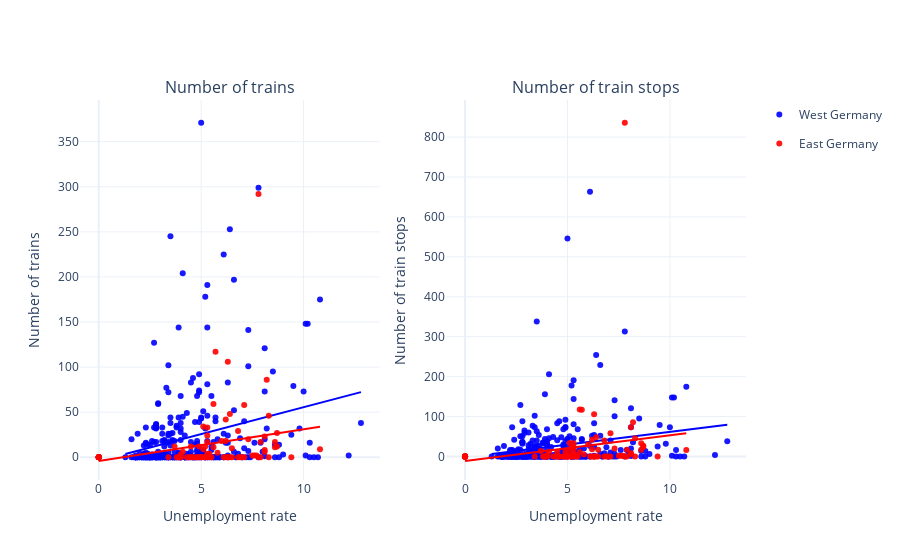

Notebook cell for this chart:
### Markdown cell above
The next pair of scatter plots contains the correlation of long distance train offer with the variable **unemployment rate**. The following question is to be answered: *Are counties with a high unemployment rate less well connected to long-distance rail service?*

### Code cell
# create subplot object
fig = make_subplots(rows = 1, 
                    cols=2,
                    column_titles=["Number of trains", "Number of train stops"])

# create left scatter plot (y = number of trains)
plotNumberOfTrains = px.scatter(regionalAnalysis,
                        x="countyUnemp",
                        y="numberOfTrains",
                        color="region",
                        hover_name="countyName",
                        color_discrete_map={"East Germany": "red", "West Germany": "blue"},
                        opacity=0.9,
                        trendline="ols",
                        labels={"countyUnemp": "Unemployment rate",
                                "numberOfTrains": "Number of trains",
                                "region": "Region"})

# add traces
fig.add_trace(plotNumberOfTrains.data[0], row=1, col=1)
fig.add_trace(plotNumberOfTrains.data[1], row=1, col=1)
fig.add_trace(plotNumberOfTrains.data[2], row=1, col=1)
fig.add_trace(plotNumberOfTrains.data[3], row=1, col=1)

# create left scatter plot (x = number of train stops)
plotNumberOfTrainStops = px.scatter(regionalAnalysis,
                        x="countyUnemp",
                        y="numberOfTrainStops",
                        color="region",
                        hover_name="countyName",
                        color_discrete_map={"East Germany": "red", "West Germany": "blue"},
                        opacity=0.9,
                        trendline="ols",
                        labels={"countyUnemp": "Unemployment rate",
                                "numberOfTrainStops": "Number of train stops",
                                "region": "Region"})

# add traces
fig.add_trace(plotNumberOfTrainStops.data[0], row=1, col=2)
fig.add_trace(plotNumberOfTrainStops.data[1], row=1, col=2)
fig.add_trace(plotNumberOfTrainStops.data[2], row=1, col=2)
fig.add_trace(plotNumberOfTrainStops.data[3], row=1, col=2)

# add axis titles
fig["layout"]["xaxis"]["title"]="Unemployment rate"
fig["layout"]["xaxis2"]["title"]="Unemployment rate"    
fig["layout"]["yaxis"]["title"]="Number of trains"
fig["layout"]["yaxis2"]["title"]="Number of train stops"

# update layout
fig.update_layout(template="plotly_white")

# only show distinct legend entries
names = set()
fig.for_each_trace(
    lambda trace:
        trace.update(showlegend=False)
        if (trace.name in names) else names.add(trace.name))

# plot figure
fig.show()

### Figure 1 — Plotly figure (JSON) as saved in the notebook; plotly's stock layout.template omitted (floating-point values rounded to 4 significant figures; data arrays with more than 128 entries replaced by an {"elided": "..."} marker saying what was removed)
{"data": [{"hovertemplate": "<b>%{hovertext}</b><br><br>Region=West Germany<br>Unemployment rate=%{x}<br>Number of trains=%{y}<extra></extra>", "hovertext": {"elided": "327 str values"}, "legendgroup": "West Germany", "marker": {"color": "blue", "opacity": 0.9, "symbol": "circle"}, "mode": "markers", "name": "West Germany", "orientation": "v", "showlegend": true, "type": "scatter", "x": {"elided": "327 float values"}, "xaxis": "x", "y": {"elided": "327 int values"}, "yaxis": "y"}, {"hovertemplate": "<b>OLS trendline</b><br>numberOfTrains = 5.97393 * countyUnemp + -4.26642<br>R<sup>2</sup>=0.068633<br><br>Region=West Germany<br>Unemployment rate=%{x}<br>Number of trains=%{y} <b>(trend)</b><extra></extra>", "legendgroup": "West Germany", "marker": {"color": "blue", "symbol": "circle"}, "mode": "lines", "name": "West Germany", "showlegend": false, "type": "scatter", "x": {"elided": "327 float values"}, "xaxis": "x", "y": {"elided": "327 float values"}, "yaxis": "y"}, {"hovertemplate": "<b>%{hovertext}</b><br><br>Region=East Germany<br>Unemployment rate=%{x}<br>Number of trains=%{y}<extra></extra>", "hovertext": ["Berlin-Spandau", "Berlin-Friedrichshain-Kreuzberg", "Berlin-Marzahn-Hellersdorf", "Berlin-Treptow-Köpenick", "Berlin-Mitte", "Berlin-Lichtenberg", "Berlin-Neukölln", "Berlin-Pankow", "Berlin-Tempelhof-Schöneberg", "Berlin-Steglitz-Zehlendorf", "Berlin-Reinickendorf", "Berlin", "Berlin-Charlottenburg-Wilmersdorf", "Barnim, Landkreis", "Frankfurt (Oder), kreisfreie Stadt", "Spree-Neiße, Landkreis", "Oberspreewald-Lausitz, Landkreis", "Prignitz, Landkreis", "Uckermark, Landkreis", "Dahme-Spreewald, Landkreis", "Märkisch-Oderland, Landkreis", "Potsdam-Mittelmark, Landkreis", "Havelland, Landkreis", "Ostprignitz-Ruppin, Landkreis", "Teltow-Fläming, Landkreis", "Cottbus, kreisfreie Stadt", "Elbe-Elster, Landkreis", "Oder-Spree, Landkreis", "Brandenburg an der Havel, kreisfreie Stadt", "Potsdam, kreisfreie Stadt", "Oberhavel, Landkreis", "Landkreis Rostock", "Rostock, Hanse- und Universitätsstadt, kreisfreie Stadt", "Landkreis Nordwestmecklenburg", "Mecklenburgische Seenplatte, Landkreis", " Vorpommern-Greifswald, Landkreis", "Schwerin, Landeshauptstadt, kreisfreie Stadtk", "Vorpommern-Rügen, Landkreis", "Landkreis Ludwigslust-Parchim", "Erzgebirgskreis", "Vogtlandkreis", "Mittelsachsen, Landkreis", "Leipzig, Stadt", "Sächsische Schweiz-Osterzgebirge, Landkreis", "Zwickau, Landkreis", "Nordsachsen, Landkreis", "Meißen, Landkreis", "Görlitz, Landkreis", "Bautzen, Landkreis", "Leipzig, Landkreis", "Dresden, Stadt", "Chemnitz, Stadt", "Dessau-Roßlau, kreisfreie Stadt", "Jerichower Land, Landkreis", "Altmarkkreis Salzwedel", "Halle (Saale), kreisfreie Stadt", "Salzlandkreis", "Wittenberg, Landkreis", "Anhalt-Bitterfeld, Landkreis", "Burgenlandkreis", "Börde, Landkreis", "Stendal, Landkreis", "Magdeburg, kreisfreie Stadt", "Mansfeld-Südharz, Landkreis", "Harz, Landkreis", "Saalekreis", "Hildburghausen, Kreis", "Kyffhäuserkreis", "Saale-Orla-Kreis", "Jena, kreisfreie Stadt", "Suhl, kreisfreie Stadt", "Altenburger Land, Kreis", "Saalfeld-Rudolstadt, Kreis", "Greiz, Kreis", "Weimar, kreisfreie Stadt", "Sömmerda, Kreis", "Eichsfeld, Kreis", "Unstrut-Hainich-Kreis", "Gotha, Kreis", "Nordhausen, Kreis", "Saale-Holzland-Kreis", "Schmalkalden-Meiningen, Kreis", "Weimarer Land, Kreis", "Erfurt, kreisfreie Stadt", "Sonneberg, Kreis", "Ilm-Kreis", "Wartburgkreis", "Gera, kreisfreie Stadt", "Eisenach, kreisfreie Stadt"], "legendgroup": "East Germany", "marker": {"color": "red", "opacity": 0.9, "symbol": "circle"}, "mode": "markers", "name": "East Germany", "orientation": "v", "showlegend": true, "type": "scatter", "x": [0, 0, 0, 0, 0, 0, 0, 0, 0, 0, 0, 7.8, 0, 5.1, 7.9, 6.3, 7.5, 7.3, 10.8, 3.7, 5.4, 4, 5.2, 6.2, 4.3, 7.6, 6, 6.1, 8.1, 5.4, 4.9, 5.3, 6.8, 5.8, 8.7, 8.6, 8.6, 8.1, 5.3, 4.4, 4.8, 4.8, 6.3, 4.5, 4.5, 6.2, 5.3, 7.8, 5, 5, 5.6, 6.5, 7.7, 6.9, 6.4, 8.2, 8.3, 6.2, 7.1, 6.5, 5.1, 8.7, 8.3, 9.4, 5.3, 6.3, 3.4, 7.9, 4.6, 5.2, 5, 7.1, 5.3, 4.6, 5.6, 5.5, 3.9, 6.8, 5.1, 7, 4.1, 4, 4, 5.7, 3.8, 4.9, 3.9, 8.1, 6.4], "xaxis": "x", "y": [0, 0, 0, 0, 0, 0, 0, 0, 0, 0, 0, 292, 0, 9, 17, 0, 2, 20, 9, 12, 0, 0, 0, 0, 0, 2, 18, 0, 8, 4, 12, 17, 29, 5, 12, 11, 17, 23, 24, 0, 0, 0, 106, 12, 0, 18, 33, 0, 0, 0, 59, 0, 2, 0, 0, 86, 0, 42, 58, 10, 0, 27, 46, 0, 0, 0, 0, 0, 0, 12, 0, 0, 4, 0, 11, 0, 0, 0, 34, 0, 6, 0, 3, 117, 0, 0, 0, 6, 48], "yaxis": "y"}, {"hovertemplate": "<b>OLS trendline</b><br>numberOfTrains = 3.49937 * countyUnemp + -4.05623<br>R<sup>2</sup>=0.058784<br><br>Region=East Germany<br>Unemployment rate=%{x}<br>Number of trains=%{y} <b>(trend)</b><extra></extra>", "legendgroup": "East Germany", "marker": {"color": "red", "symbol": "circle"}, "mode": "lines", "name": "East Germany", "showlegend": false, "type": "scatter", "x": [0, 0, 0, 0, 0, 0, 0, 0, 0, 0, 0, 0, 3.4, 3.7, 3.8, 3.9, 3.9, 4, 4, 4, 4.1, 4.3, 4.4, 4.5, 4.5, 4.6, 4.6, 4.8, 4.8, 4.9, 4.9, 5, 5, 5, 5.1, 5.1, 5.1, 5.2, 5.2, 5.3, 5.3, 5.3, 5.3, 5.3, 5.4, 5.4, 5.5, 5.6, 5.6, 5.7, 5.8, 6, 6.1, 6.2, 6.2, 6.2, 6.3, 6.3, 6.3, 6.4, 6.4, 6.5, 6.5, 6.8, 6.8, 6.9, 7, 7.1, 7.1, 7.3, 7.5, 7.6, 7.7, 7.8, 7.8, 7.9, 7.9, 8.1, 8.1, 8.1, 8.2, 8.3, 8.3, 8.6, 8.6, 8.7, 8.7, 9.4, 10.8], "xaxis": "x", "y": [-4.056, -4.056, -4.056, -4.056, -4.056, -4.056, -4.056, -4.056, -4.056, -4.056, -4.056, -4.056, 7.842, 8.891, 9.241, 9.591, 9.591, 9.941, 9.941, 9.941, 10.29, 10.99, 11.34, 11.69, 11.69, 12.04, 12.04, 12.74, 12.74, 13.09, 13.09, 13.44, 13.44, 13.44, 13.79, 13.79, 13.79, 14.14, 14.14, 14.49, 14.49, 14.49, 14.49, 14.49, 14.84, 14.84, 15.19, 15.54, 15.54, 15.89, 16.24, 16.94, 17.29, 17.64, 17.64, 17.64, 17.99, 17.99, 17.99, 18.34, 18.34, 18.69, 18.69, 19.74, 19.74, 20.09, 20.44, 20.79, 20.79, 21.49, 22.19, 22.54, 22.89, 23.24, 23.24, 23.59, 23.59, 24.29, 24.29, 24.29, 24.64, 24.99, 24.99, 26.04, 26.04, 26.39, 26.39, 28.84, 33.74], "yaxis": "y"}, {"hovertemplate": "<b>%{hovertext}</b><br><br>Region=West Germany<br>Unemployment rate=%{x}<br>Number of train stops=%{y}<extra></extra>", "hovertext": {"elided": "327 str values"}, "legendgroup": "West Germany", "marker": {"color": "blue", "opacity": 0.9, "symbol": "circle"}, "mode": "markers", "name": "West Germany", "orientation": "v", "showlegend": false, "type": "scatter", "x": {"elided": "327 float values"}, "xaxis": "x2", "y": {"elided": "327 int values"}, "yaxis": "y2"}, {"hovertemplate": "<b>OLS trendline</b><br>numberOfTrainStops = 6.39535 * countyUnemp + -2.13136<br>R<sup>2</sup>=0.043526<br><br>Region=West Germany<br>Unemployment rate=%{x}<br>Number of train stops=%{y} <b>(trend)</b><extra></extra>", "legendgroup": "West Germany", "marker": {"color": "blue", "symbol": "circle"}, "mode": "lines", "name": "West Germany", "showlegend": false, "type": "scatter", "x": {"elided": "327 float values"}, "xaxis": "x2", "y": {"elided": "327 float values"}, "yaxis": "y2"}, {"hovertemplate": "<b>%{hovertext}</b><br><br>Region=East Germany<br>Unemployment rate=%{x}<br>Number of train stops=%{y}<extra></extra>", "hovertext": ["Berlin-Spandau", "Berlin-Friedrichshain-Kreuzberg", "Berlin-Marzahn-Hellersdorf", "Berlin-Treptow-Köpenick", "Berlin-Mitte", "Berlin-Lichtenberg", "Berlin-Neukölln", "Berlin-Pankow", "Berlin-Tempelhof-Schöneberg", "Berlin-Steglitz-Zehlendorf", "Berlin-Reinickendorf", "Berlin", "Berlin-Charlottenburg-Wilmersdorf", "Barnim, Landkreis", "Frankfurt (Oder), kreisfreie Stadt", "Spree-Neiße, Landkreis", "Oberspreewald-Lausitz, Landkreis", "Prignitz, Landkreis", "Uckermark, Landkreis", "Dahme-Spreewald, Landkreis", "Märkisch-Oderland, Landkreis", "Potsdam-Mittelmark, Landkreis", "Havelland, Landkreis", "Ostprignitz-Ruppin, Landkreis", "Teltow-Fläming, Landkreis", "Cottbus, kreisfreie Stadt", "Elbe-Elster, Landkreis", "Oder-Spree, Landkreis", "Brandenburg an der Havel, kreisfreie Stadt", "Potsdam, kreisfreie Stadt", "Oberhavel, Landkreis", "Landkreis Rostock", "Rostock, Hanse- und Universitätsstadt, kreisfreie Stadt", "Landkreis Nordwestmecklenburg", "Mecklenburgische Seenplatte, Landkreis", " Vorpommern-Greifswald, Landkreis", "Schwerin, Landeshauptstadt, kreisfreie Stadtk", "Vorpommern-Rügen, Landkreis", "Landkreis Ludwigslust-Parchim", "Erzgebirgskreis", "Vogtlandkreis", "Mittelsachsen, Landkreis", "Leipzig, Stadt", "Sächsische Schweiz-Osterzgebirge, Landkreis", "Zwickau, Landkreis", "Nordsachsen, Landkreis", "Meißen, Landkreis", "Görlitz, Landkreis", "Bautzen, Landkreis", "Leipzig, Landkreis", "Dresden, Stadt", "Chemnitz, Stadt", "Dessau-Roßlau, kreisfreie Stadt", "Jerichower Land, Landkreis", "Altmarkkreis Salzwedel", "Halle (Saale), kreisfreie Stadt", "Salzlandkreis", "Wittenberg, Landkreis", "Anhalt-Bitterfeld, Landkreis", "Burgenlandkreis", "Börde, Landkreis", "Stendal, Landkreis", "Magdeburg, kreisfreie Stadt", "Mansfeld-Südharz, Landkreis", "Harz, Landkreis", "Saalekreis", "Hildburghausen, Kreis", "Kyffhäuserkreis", "Saale-Orla-Kreis", "Jena, kreisfreie Stadt", "Suhl, kreisfreie Stadt", "Altenburger Land, Kreis", "Saalfeld-Rudolstadt, Kreis", "Greiz, Kreis", "Weimar, kreisfreie Stadt", "Sömmerda, Kreis", "Eichsfeld, Kreis", "Unstrut-Hainich-Kreis", "Gotha, Kreis", "Nordhausen, Kreis", "Saale-Holzland-Kreis", "Schmalkalden-Meiningen, Kreis", "Weimarer Land, Kreis", "Erfurt, kreisfreie Stadt", "Sonneberg, Kreis", "Ilm-Kreis", "Wartburgkreis", "Gera, kreisfreie Stadt", "Eisenach, kreisfreie Stadt"], "legendgroup": "East Germany", "marker": {"color": "red", "opacity": 0.9, "symbol": "circle"}, "mode": "markers", "name": "East Germany", "orientation": "v", "showlegend": false, "type": "scatter", "x": [0, 0, 0, 0, 0, 0, 0, 0, 0, 0, 0, 7.8, 0, 5.1, 7.9, 6.3, 7.5, 7.3, 10.8, 3.7, 5.4, 4, 5.2, 6.2, 4.3, 7.6, 6, 6.1, 8.1, 5.4, 4.9, 5.3, 6.8, 5.8, 8.7, 8.6, 8.6, 8.1, 5.3, 4.4, 4.8, 4.8, 6.3, 4.5, 4.5, 6.2, 5.3, 7.8, 5, 5, 5.6, 6.5, 7.7, 6.9, 6.4, 8.2, 8.3, 6.2, 7.1, 6.5, 5.1, 8.7, 8.3, 9.4, 5.3, 6.3, 3.4, 7.9, 4.6, 5.2, 5, 7.1, 5.3, 4.6, 5.6, 5.5, 3.9, 6.8, 5.1, 7, 4.1, 4, 4, 5.7, 3.8, 4.9, 3.9, 8.1, 6.4], "xaxis": "x2", "y": [0, 0, 0, 0, 0, 0, 0, 0, 0, 0, 0, 836, 0, 13, 17, 0, 2, 20, 16, 14, 0, 0, 0, 0, 0, 2, 30, 0, 8, 4, 12, 17, 40, 5, 24, 33, 17, 73, 24, 0, 0, 0, 106, 12, 0, 18, 33, 0, 0, 0, 118, 0, 2, 0, 0, 86, 0, 42, 58, 17, 0, 27, 46, 0, 0, 0, 0, 0, 0, 22, 0, 0, 4, 0, 11, 0, 0, 0, 34, 0, 12, 0, 3, 117, 0, 0, 0, 6, 48], "yaxis": "y2"}, {"hovertemplate": "<b>OLS trendline</b><br>numberOfTrainStops = 6.45237 * countyUnemp + -11.2621<br>R<sup>2</sup>=0.033179<br><br>Region=East Germany<br>Unemployment rate=%{x}<br>Number of train stops=%{y} <b>(trend)</b><extra></extra>", "legendgroup": "East Germany", "marker": {"color": "red", "symbol": "circle"}, "mode": "lines", "name": "East Germany", "showlegend": false, "type": "scatter", "x": [0, 0, 0, 0, 0, 0, 0, 0, 0, 0, 0, 0, 3.4, 3.7, 3.8, 3.9, 3.9, 4, 4, 4, 4.1, 4.3, 4.4, 4.5, 4.5, 4.6, 4.6, 4.8, 4.8, 4.9, 4.9, 5, 5, 5, 5.1, 5.1, 5.1, 5.2, 5.2, 5.3, 5.3, 5.3, 5.3, 5.3, 5.4, 5.4, 5.5, 5.6, 5.6, 5.7, 5.8, 6, 6.1, 6.2, 6.2, 6.2, 6.3, 6.3, 6.3, 6.4, 6.4, 6.5, 6.5, 6.8, 6.8, 6.9, 7, 7.1, 7.1, 7.3, 7.5, 7.6, 7.7, 7.8, 7.8, 7.9, 7.9, 8.1, 8.1, 8.1, 8.2, 8.3, 8.3, 8.6, 8.6, 8.7, 8.7, 9.4, 10.8], "xaxis": "x2", "y": [-11.26, -11.26, -11.26, -11.26, -11.26, -11.26, -11.26, -11.26, -11.26, -11.26, -11.26, -11.26, 10.68, 12.61, 13.26, 13.9, 13.9, 14.55, 14.55, 14.55, 15.19, 16.48, 17.13, 17.77, 17.77, 18.42, 18.42, 19.71, 19.71, 20.35, 20.35, 21.0, 21.0, 21.0, 21.65, 21.65, 21.65, 22.29, 22.29, 22.94, 22.94, 22.94, 22.94, 22.94, 23.58, 23.58, 24.23, 24.87, 24.87, 25.52, 26.16, 27.45, 28.1, 28.74, 28.74, 28.74, 29.39, 29.39, 29.39, 30.03, 30.03, 30.68, 30.68, 32.61, 32.61, 33.26, 33.9, 34.55, 34.55, 35.84, 37.13, 37.78, 38.42, 39.07, 39.07, 39.71, 39.71, 41.0, 41.0, 41.0, 41.65, 42.29, 42.29, 44.23, 44.23, 44.87, 44.87, 49.39, 58.42], "yaxis": "y2"}], "layout": {"annotations": [{"font": {"size": 16}, "showarrow": false, "text": "Number of trains", "x": 0.225, "xanchor": "center", "xref": "paper", "y": 1, "yanchor": "bottom", "yref": "paper"}, {"font": {"size": 16}, "showarrow": false, "text": "Number of train stops", "x": 0.775, "xanchor": "center", "xref": "paper", "y": 1, "yanchor": "bottom", "yref": "paper"}], "xaxis": {"anchor": "y", "domain": [0, 0.45], "title": {"text": "Unemployment rate"}}, "xaxis2": {"anchor": "y2", "domain": [0.55, 1], "title": {"text": "Unemployment rate"}}, "yaxis": {"anchor": "x", "domain": [0, 1], "title": {"text": "Number of trains"}}, "yaxis2": {"anchor": "x2", "domain": [0, 1], "title": {"text": "Number of train stops"}}}}
